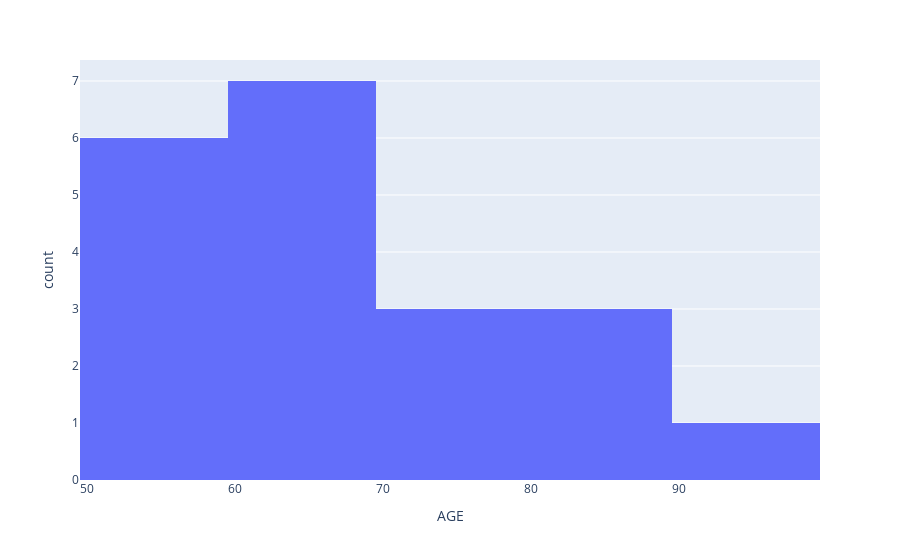

Here is the notebook cell this chart was saved with:
### Code cell
fig = px.histogram(ages20, x='AGE')
fig.show()

### Figure 1 — Plotly figure (JSON) as saved in the notebook; plotly's stock layout.template omitted (floating-point values rounded to 4 significant figures)
{"data": [{"alignmentgroup": "True", "bingroup": "x", "hovertemplate": "AGE=%{x}<br>count=%{y}<extra></extra>", "legendgroup": "", "marker": {"color": "#636efa", "pattern": {"shape": ""}}, "name": "", "offsetgroup": "", "orientation": "v", "showlegend": false, "type": "histogram", "x": [70, 66, 72, 54, 65, 67, 58, 60, 50, 81, 78, 66, 50, 50, 61, 95, 81, 82, 67, 53], "xaxis": "x", "yaxis": "y"}], "layout": {"barmode": "relative", "legend": {"tracegroupgap": 0}, "margin": {"t": 60}, "xaxis": {"anchor": "y", "domain": [0, 1], "title": {"text": "AGE"}}, "yaxis": {"anchor": "x", "domain": [0, 1], "title": {"text": "count"}}}}
